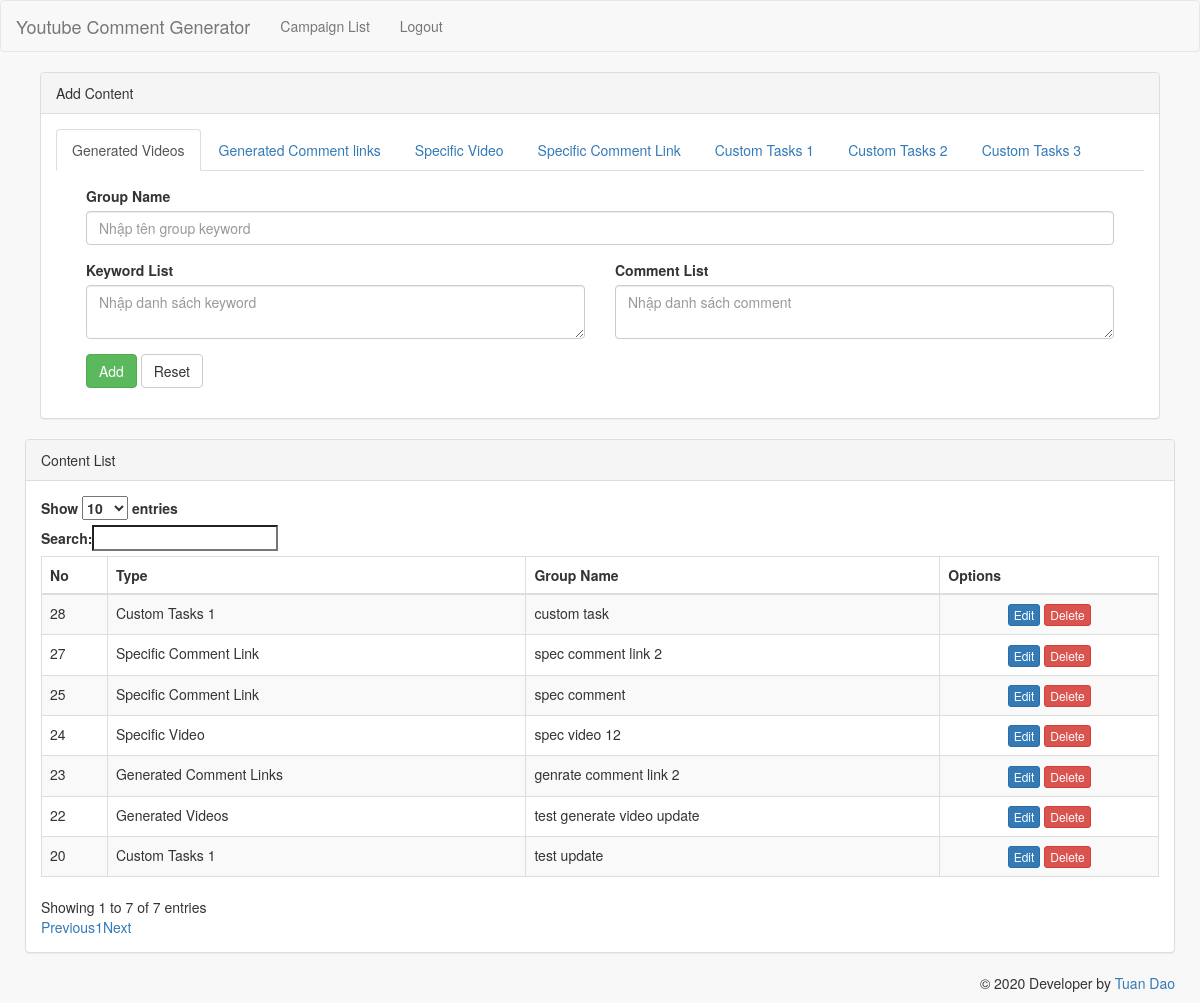
The app's page /campaign-content.php?campaign_id=6 (signed in) with its own data.
### tables this page shows
CREATE TABLE IF NOT EXISTS `groups` (
  `id` int(11) UNSIGNED NOT NULL AUTO_INCREMENT,
  `group_name` varchar(256) DEFAULT NULL,
  `campaign_id` int(11) DEFAULT NULL,
  `type` int(11) DEFAULT NULL,
  `keyword_list` text DEFAULT NULL,
  `comment_list` text DEFAULT NULL,
  `channel` varchar(256) DEFAULT NULL,
  `url` varchar(512) DEFAULT NULL,
  `custom_html` text DEFAULT NULL,
  PRIMARY KEY (`id`),
  KEY `idx_campaign` (`campaign_id`)
);

### DbModel.php (called while the page is built, shortened)
<?php
class DbModel {
    private $link = null;
    public function __construct() {
        $this->link = mysqli_connect(DB_HOST, DB_USER, DB_PASSWORD, DB_NAME);
        mysqli_set_charset($this->link, "utf8");
    }
    public function get_all_group($campaign_id = null) {
        $where = '';
        if ($campaign_id) $where = 'WHERE campaign_id = ' . $campaign_id;
        $query = "SELECT * FROM groups  $where  order by id DESC";
        $result = mysqli_query($this->link, $query);
        if ($result) {
            $return = mysqli_fetch_all($result, MYSQLI_ASSOC);
            if ($return) return $return;
        }
        return [];
    }
    public function get_campaign_by_id($id) {
        $query = "SELECT * FROM campaign WHERE id = '$id' LIMIT 1";
        $result = mysqli_query($this->link, $query);
        if ($result) {
            $return = mysqli_fetch_assoc($result);
            if ($return) return $return;
        }
        return [];
    }
}

### campaign-content.php (the view, shortened to what this page needs)
<?php
require_once 'layout/header.php';
?>
<?php
$dbModel = new DbModel();
$campaign_id = $_REQUEST['campaign_id'];
$campaign = $dbModel->get_campaign_by_id($campaign_id);
$list = $dbModel->get_all_group($campaign_id);
?>
    <div class="row">
    <div class="col-lg-12">
        <div class="panel panel-default">
            <div class="panel-heading">Add Content</div>
            <div class="panel-body">
                <div class="col-lg-12">
                    <div class="row">
                        <div class="group-tabs">
                            <ul class="nav nav-tabs" role="tablist">
                                <li role="presentation" class="active"><a href="#generated-videos"
                                                                          aria-controls="generated-videos" role="tab"
                                                                          data-toggle="tab">Generated Videos</a></li>
                                <li role="presentation"><a href="#generated-comment-links"
                                                           aria-controls="generated-comment-links" role="tab"
                                                           data-toggle="tab">Generated Comment links</a></li>
                                <li role="presentation"><a href="#specific-video"
                                                           aria-controls="specific-video" role="tab"
                                                           data-toggle="tab">Specific Video</a></li>
                                <li role="presentation"><a href="#specific-comment-link"
                                                           aria-controls="specific-comment-link" role="tab"
                                                           data-toggle="tab">Specific Comment Link</a></li>
                                <li role="presentation">
                                    <a href="#custom-tasks-1" aria-controls="custom-tasks-1" role="tab" data-toggle="tab">Custom
                                        Tasks 1</a>
                                </li>
                                <li role="presentation">
                                    <a href="#custom-tasks-2" aria-controls="custom-tasks-2" role="tab" data-toggle="tab">Custom
                                        Tasks 2</a>
                                </li>
                                <li role="presentation">
                                    <a href="#custom-tasks-3" aria-controls="custom-tasks-3" role="tab" data-toggle="tab">Custom
                                        Tasks 3</a>
                                </li>
                            </ul>
                            <div class="tab-content">
                                <div role="tabpanel" class="tab-pane active" id="generated-videos">
                                    <div class="panel-body">
                                        <form method="POST" class="add_form">
                                            <div class="col-md-12">
                                                <div class="form-group">
                                                    <label>Group Name</label>
                                                    <input class="form-control" name="group_name" required value=""
                                                           placeholder="Nhập tên group keyword">
                                                </div>
                                            </div>
                                            <div class="col-md-6">
                                                <div class="form-group">
                                                    <label>Keyword List</label>
                                                    <textarea class="form-control" name="keyword_list" required
                                                              placeholder="Nhập danh sách keyword"></textarea>
                                                </div>
                                            </div>
                                            <div class="col-md-6">
                                                <div class="form-group">
                                                    <label>Comment List</label>
                                                    <textarea class="form-control" name="comment_list" required
                                                              placeholder="Nhập danh sách comment"></textarea>
                                                </div>
                                            </div>
                                            <div class="col-md-12">
                                                <button type="submit" class="btn btn-success" value="submit">Add
                                                </button>
                                                <button type="reset" class="btn btn-default">Reset</button>
                                            </div>
                                        </form>
                                    </div>
                                </div>
                            </div>
                        </div>
                    </div>
                </div>
            </div>
        </div>
    </div>
    <div class="row">
        <div class="col-lg-12">
            <div class="panel panel-default">
                <div class="panel-heading">Content List
                </div>
                <div class="panel-body">
                    <table id="list_links" class="table table-striped table-bordered" style="width:100%">
                        <thead>
                        <tr>
                            <th>No</th>
                            <th>Type</th>
                            <th>Group Name</th>
                            <th>Options</th>
                        </tr>
                        </thead>
                        <tbody>
                        <?php
                        foreach ($list as $item) {
                            ?>
                            <tr id="urlItem_<?php echo $item['id'] ?>">
                                <td><?php echo $item['id'] ?></td>
                                <td><?php echo campaign_type_name($item['type']) ?></td>
                                <td><?php echo $item['group_name'] ?></td>
                                <td class="text-center">
                                    <a href="edit-content.php?group_id=<?php echo $item['id'] ?>&campaign_id=<?php echo $campaign_id ?>"
                                       class="btn btn-xs btn-primary" title="Edit item">Edit</a>
                                    <button type="button" class="btn btn-xs btn-danger" title="Delete this item"
                                            onclick="deleteItem('<?php echo $item['id'] ?>')">Delete
                                    </button>
                                </td>
                            </tr>
                        <?php } ?>
                        </tbody>
                    </table>
                </div>
            </div>
        </div>
    </div>
<?php
require_once 'layout/footer.php';
function campaign_type_name($type)
{
    $names = ['Generated Videos', 'Generated Comment Links', 'Specific Video', 'Specific Comment Link', 'Custom Tasks 1', 'Custom Tasks 2', 'Custom Tasks 3'];
    return $names[$type - 1] ?? 'Unknown';
}

### assets/css/custom.css (style rules this page uses)
body { background-color: #f8f8f8 !important; }

### campaign-content.php (style rules this page uses)
table.table-bordered.dataTable tbody td { word-break: break-word; }

### records on screen
groups: id "28", type "Custom Tasks 1", group_name "custom task"
groups: id "27", type "Specific Comment Link", group_name "spec comment link 2"
groups: id "25", type "Specific Comment Link", group_name "spec comment"
groups: id "24", type "Specific Video", group_name "spec video 12"
groups: id "23", type "Generated Comment Links", group_name "genrate comment link 2"
groups: id "22", type "Generated Videos", group_name "test generate video update"
groups: id "20", type "Custom Tasks 1", group_name "test update"
